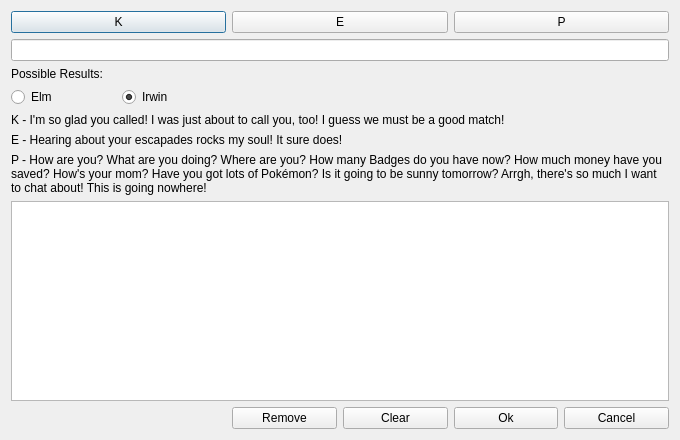
<?xml version="1.0" encoding="UTF-8"?>
<ui version="4.0">
 <class>SearchCalls</class>
 <widget class="QDialog" name="SearchCalls">
  <property name="geometry">
   <rect>
    <x>0</x>
    <y>0</y>
    <width>680</width>
    <height>440</height>
   </rect>
  </property>
  <property name="windowTitle">
   <string>Search Calls</string>
  </property>
  <layout class="QGridLayout" name="gridLayout">
   <item row="0" column="0" colspan="2">
    <widget class="QPushButton" name="pushButtonK">
     <property name="text">
      <string notr="true">K</string>
     </property>
    </widget>
   </item>
   <item row="0" column="2" colspan="2">
    <widget class="QPushButton" name="pushButtonE">
     <property name="text">
      <string notr="true">E</string>
     </property>
    </widget>
   </item>
   <item row="0" column="4" colspan="2">
    <widget class="QPushButton" name="pushButtonP">
     <property name="text">
      <string notr="true">P</string>
     </property>
    </widget>
   </item>
   <item row="1" column="0" colspan="6">
    <widget class="QLineEdit" name="lineEditCalls"/>
   </item>
   <item row="2" column="0" colspan="2">
    <widget class="QLabel" name="labelPossibleResults">
     <property name="text">
      <string>Possible Results:</string>
     </property>
    </widget>
   </item>
   <item row="3" column="0">
    <widget class="QRadioButton" name="radioButtonElm">
     <property name="text">
      <string>Elm</string>
     </property>
     <attribute name="buttonGroup">
      <string notr="true">buttonGroup</string>
     </attribute>
    </widget>
   </item>
   <item row="3" column="1">
    <widget class="QRadioButton" name="radioButtonIrwin">
     <property name="text">
      <string>Irwin</string>
     </property>
     <property name="checked">
      <bool>true</bool>
     </property>
     <attribute name="buttonGroup">
      <string notr="true">buttonGroup</string>
     </attribute>
    </widget>
   </item>
   <item row="4" column="0" colspan="6">
    <widget class="QLabel" name="labelKResponse">
     <property name="text">
      <string>K - I'm so glad you called! I was just about to call you, too! I guess we must be a good match!</string>
     </property>
     <property name="wordWrap">
      <bool>true</bool>
     </property>
    </widget>
   </item>
   <item row="5" column="0" colspan="6">
    <widget class="QLabel" name="labelEResponse">
     <property name="text">
      <string>E - Hearing about your escapades rocks my soul! It sure does!</string>
     </property>
     <property name="scaledContents">
      <bool>false</bool>
     </property>
     <property name="wordWrap">
      <bool>true</bool>
     </property>
    </widget>
   </item>
   <item row="6" column="0" colspan="6">
    <widget class="QLabel" name="labelPResponse">
     <property name="text">
      <string>P - How are you? What are you doing? Where are you? How many Badges do you have now? How much money have you saved? How's your mom? Have you got lots of Pokémon? Is it going to be sunny tomorrow? Arrgh, there's so much I want to chat about! This is going nowhere!</string>
     </property>
     <property name="wordWrap">
      <bool>true</bool>
     </property>
    </widget>
   </item>
   <item row="7" column="0" colspan="6">
    <widget class="TableView" name="tableViewPreview"/>
   </item>
   <item row="8" column="2">
    <widget class="QPushButton" name="pushButtonRemove">
     <property name="text">
      <string>Remove</string>
     </property>
    </widget>
   </item>
   <item row="8" column="3">
    <widget class="QPushButton" name="pushButtonClear">
     <property name="text">
      <string>Clear</string>
     </property>
    </widget>
   </item>
   <item row="8" column="4">
    <widget class="QPushButton" name="pushButtonOkay">
     <property name="text">
      <string>Ok</string>
     </property>
    </widget>
   </item>
   <item row="8" column="5">
    <widget class="QPushButton" name="pushButtonCancel">
     <property name="text">
      <string>Cancel</string>
     </property>
    </widget>
   </item>
  </layout>
 </widget>
 <customwidgets>
  <customwidget>
   <class>TableView</class>
   <extends>QTableView</extends>
   <header>Form/Controls/TableView.hpp</header>
  </customwidget>
 </customwidgets>
 <resources/>
 <connections/>
 <buttongroups>
  <buttongroup name="buttonGroup"/>
 </buttongroups>
</ui>
